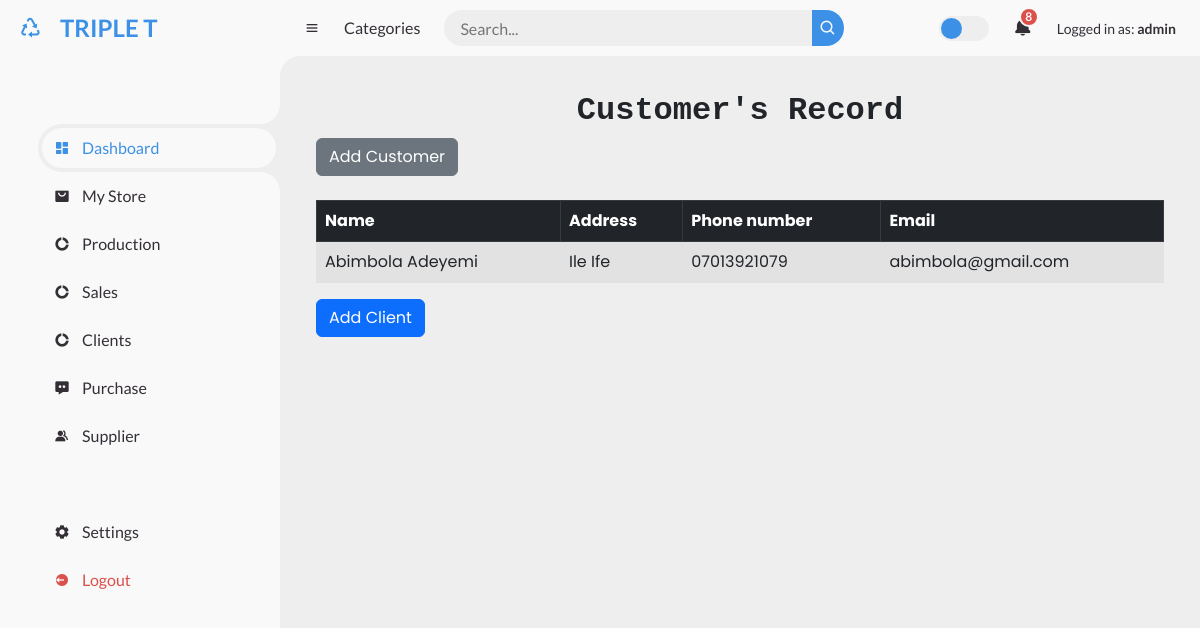
The page /customer/ (signed in) on the database its author committed.
### store/models.py (models this page shows, shortened)
class Contact(models.Model):
    name = models.CharField(max_length=30)
    address = models.TextField()
    phone_number = models.CharField(max_length=20)
    email = models.EmailField()
    class Meta:
        abstract = True

class Customer(Contact):
    pass

### store/views.py (the view)
# urls.py: path('customer/', views.customer, name="customer"),
@login_required
def customer(request):
    customer = Customer.objects.all()
    return render(request, 'clients/customer/index.html', {'customers':customer})

### store/templates/clients/customer/index.html
{% extends "base/base.html" %}
{% block body %}
  <div class="container">
    <h2 class="text-center fw-bolder font-monospace"> Customer's Record</h2>
    <a href="{% url 'create_customer' %}" class="btn btn-secondary">Add Customer</a></td>
    <table class="table table-striped table-hover table-bordered mt-4">
        <thead class="table-dark">
        <tr>
            <th scope="col">Name</th>
            <th scope="col">Address</th>
            <th scope="col">Phone number</th>
            <th scope="col">Email</th>
        </tr>
        </thead>
        <tbody>
            {% for customer in customers %}
                <tr>
                            <td>{{customer.name}}</td>
                                <td>{{customer.address}}</td>
                                    <td>{{customer.phone_number}}</td>
                                        <td>{{customer.email}}</td>
                </tr>
            {% endfor %}
        </tbody>
    </table>
    <a href="{% url 'create_customer'%}" class="btn btn-primary">Add Client</a>
  </div>
{% endblock %}

### store/templates/base/base.html (shortened to what this page needs)
{% load static %}
<!DOCTYPE html>
<html lang="en">
<head>
	<link href='https://unpkg.com/boxicons@2.0.9/css/boxicons.min.css' rel='stylesheet'>
	<link href="https://cdn.jsdelivr.net/npm/bootstrap@5.2.3/dist/css/bootstrap.min.css" rel="stylesheet">
	<link href="{% static './css/style.css' %}" rel="stylesheet" />
</head>
<body>
	<section id="sidebar">
		<a href="#" class="brand ">
			<i class='bx bx-recycle'></i>
			<span class="text"> TRIPLE T <br>
			</span>
		</a>
		<ul class="side-menu top">
			<li class="active">
				<a href="#">
					<i class='bx bxs-dashboard' ></i>
					<span class="text">Dashboard</span>
				</a>
			</li>
			<li>
				<a href="{% url 'stock_list' %}">
					<i class='bx bxs-shopping-bag-alt' ></i>
					<span class="text">My Store</span>
				</a>
			</li>
			<li>
				<a class="nav-link" href="{% url 'production' %}">
					<i class='bx bxs-doughnut-chart' ></i>
					<span class="text">Production</span>
				</a>
			</li>
			<li>
				<a href="#">
					<i class='bx bxs-doughnut-chart' ></i>
					<span class="text">Sales</span>
				</a>
			</li>
			<li>
				<a href="{% url 'customer' %}">
					<i class='bx bxs-doughnut-chart' ></i>
					<span class="text">Clients</span>
				</a>
			</li>
			<li>
				<a href="{% url 'add_stock' %}">
					<i class='bx bxs-message-dots' ></i>
					<span class="text">Purchase</span>
				</a>
			</li>
			<li>
				<a href="{% url 'supplier' %}">
					<i class='bx bxs-group' ></i>
					<span class="text">Supplier</span>
				</a>
			</li>
		</ul>
		<ul class="side-menu">
			<li>
				<a href="#">
					<i class='bx bxs-cog' ></i>
					<span class="text">Settings</span>
				</a>
			</li>
			<li>
				<a href="#" class="logout">
					<i class='bx bxs-log-out-circle' ></i>
					<span class="text">Logout</span>
				</a>
			</li>
		</ul>
	</section>
	<section id="content">
		<nav>
			<i class='bx bx-menu' ></i>
			<a href="#" class="nav-link">Categories</a>
			<form action="#">
				<div class="form-input">
					<input type="search" placeholder="Search...">
					<button type="submit" class="search-btn"><i class='bx bx-search' ></i></button>
				</div>
			</form>
			<label for="switch-mode" class="switch-mode"></label>
			<a href="#" class="notification">
				<i class='bx bxs-bell' ></i>
				<span class="num">8</span>
			</a>
			<a href="#" class="profile">
					<div class="small">Logged in as: <strong>{{user.get_username}}</strong></div>
			</a>
		</nav>
		<main>
		{% block body %}
		{% endblock%}
		</main>
	</section>
</body>
</html>

### static/css/style.css (style rules this page uses)
* { margin: 0; padding: 0; box-sizing: border-box; }
a { text-decoration: none; }
li { list-style: none; }
:root { --poppins: 'Poppins', sans-serif; --lato: 'Lato', sans-serif; --light: #F9F9F9; --blue: #3C91E6; --light-blue: #CFE8FF; --grey: #eee; --dark-grey: #AAAAAA; --dark: #342E37; --red: #DB504A; --yellow: #FFCE26; --light-yellow: #FFF2C6; --orange: #FD7238; --light-orange: #FFE0D3; }
html { overflow-x: hidden; }
body { background: var(--grey); overflow-x: hidden; }
#sidebar { position: fixed; top: 0; left: 0; width: 280px; height: 100%; background: var(--light); z-index: 2000; font-family: var(--lato); transition: .3s ease; overflow-x: hidden; scrollbar-width: none; }
#sidebar .brand { font-size: 24px; font-weight: 700; height: 56px; display: flex; align-items: center; color: var(--blue); position: sticky; top: 0; left: 0; background: var(--light); z-index: 500; padding-bottom: 20px; box-sizing: content-box; }
#sidebar .brand .bx { min-width: 60px; display: flex; justify-content: center; }
#sidebar .side-menu { width: 100%; margin-top: 48px; }
#sidebar .side-menu li { height: 48px; background: transparent; margin-left: 6px; border-radius: 48px 0 0 48px; padding: 4px; }
#sidebar .side-menu li.active { background: var(--grey); position: relative; }
#sidebar .side-menu li.active::before { content: ''; position: absolute; width: 40px; height: 40px; border-radius: 50%; top: -40px; right: 0; box-shadow: 20px 20px 0 var(--grey); z-index: -1; }
#sidebar .side-menu li.active::after { content: ''; position: absolute; width: 40px; height: 40px; border-radius: 50%; bottom: -40px; right: 0; box-shadow: 20px -20px 0 var(--grey); z-index: -1; }
#sidebar .side-menu li a { width: 100%; height: 100%; background: var(--light); display: flex; align-items: center; border-radius: 48px; font-size: 16px; color: var(--dark); white-space: nowrap; overflow-x: hidden; }
#sidebar .side-menu.top li.active a { color: var(--blue); }
#sidebar .side-menu li a.logout { color: var(--red); }
#sidebar .side-menu li a .bx { min-width: calc(60px - ((4px + 6px) * 2)); display: flex; justify-content: center; }
#content { position: relative; width: calc(100% - 280px); left: 280px; transition: .3s ease; }
#content nav { height: 56px; background: var(--light); padding: 0 24px; display: flex; align-items: center; grid-gap: 24px; font-family: var(--lato); position: sticky; top: 0; left: 0; z-index: 1000; }
#content nav::before { content: ''; position: absolute; width: 40px; height: 40px; bottom: -40px; left: 0; border-radius: 50%; box-shadow: -20px -20px 0 var(--light); }
#content nav a { color: var(--dark); }
#content nav .bx.bx-menu { cursor: pointer; color: var(--dark); }
#content nav .nav-link { font-size: 16px; transition: .3s ease; }
#content nav form { max-width: 400px; width: 100%; margin-right: auto; }
#content nav form .form-input { display: flex; align-items: center; height: 36px; }
#content nav form .form-input input { flex-grow: 1; padding: 0 16px; height: 100%; border: none; background: var(--grey); border-radius: 36px 0 0 36px; outline: none; width: 100%; color: var(--dark); }
#content nav form .form-input button { width: 36px; height: 100%; display: flex; justify-content: center; align-items: center; background: var(--blue); color: var(--light); font-size: 18px; border: none; outline: none; border-radius: 0 36px 36px 0; cursor: pointer; }
#content nav .notification { font-size: 20px; position: relative; }
#content nav .notification .num { position: absolute; top: -6px; right: -6px; width: 20px; height: 20px; border-radius: 50%; border: 2px solid var(--light); background: var(--red); color: var(--light); font-weight: 700; font-size: 12px; display: flex; justify-content: center; align-items: center; }
#content nav .switch-mode { display: block; min-width: 50px; height: 25px; border-radius: 25px; background: var(--grey); cursor: pointer; position: relative; }
#content nav .switch-mode::before { content: ''; position: absolute; top: 2px; left: 2px; bottom: 2px; width: calc(25px - 4px); background: var(--blue); border-radius: 50%; transition: all .3s ease; }
#content main { width: 100%; padding: 36px 24px; font-family: var(--poppins); max-height: calc(100vh - 56px); overflow-y: auto; }

### rows shown on the page
Customer: name "Abimbola Adeyemi", address "Ile Ife", phone_number "07013921079", email "abimbola@gmail.com"

### other values the page prints
{{ user.get_username }} "admin"
